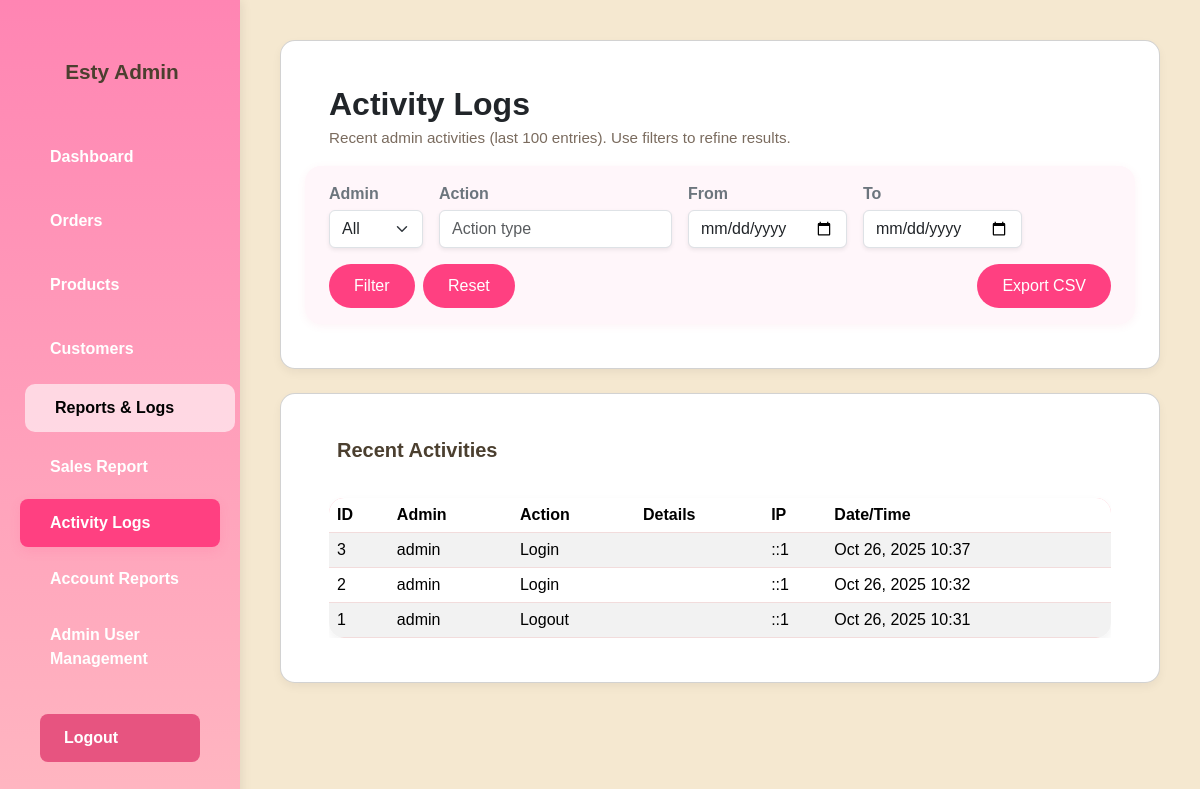
Before: /ESTY/admin/activity_logs.php (signed in) with the older database file.
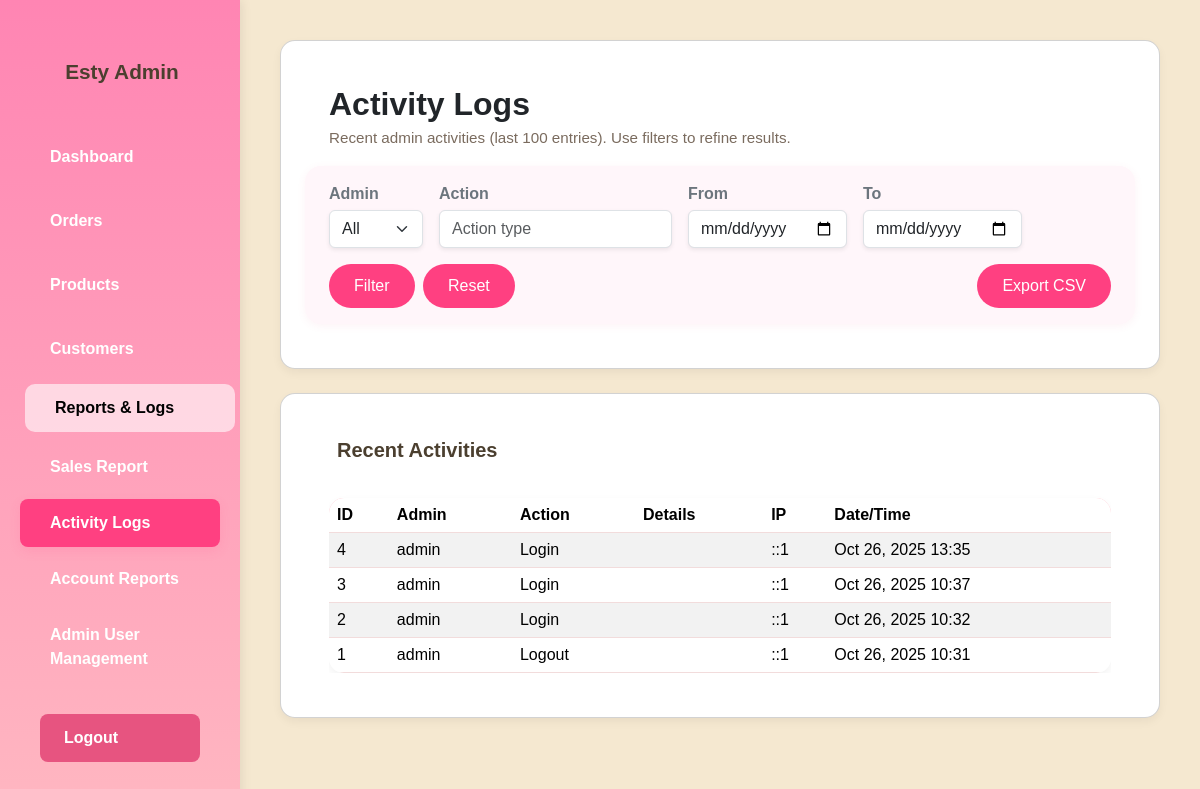
After: the same page with the newer database file.
### tables this page shows
CREATE TABLE `admin_activity_logs` (
  `id` int(11) NOT NULL,
  `admin_username` varchar(50) NOT NULL,
  `action` varchar(100) NOT NULL,
  `details` text DEFAULT NULL,
  `ip_address` varchar(45) DEFAULT NULL,
  `created_at` timestamp NOT NULL DEFAULT current_timestamp()
);

### ESTY/admin/activity_logs.php (the view, shortened to what this page needs)
<?php
require_once '../db.php';
$logs = [];
$admin_filter = $_GET['admin'] ?? '';
$action_filter = $_GET['action'] ?? '';
$date_from = $_GET['date_from'] ?? '';
$date_to = $_GET['date_to'] ?? '';
$sql = "SELECT l.id, l.admin_username, l.action, l.details, l.ip_address, l.created_at FROM admin_activity_logs l";
$sql .= " ORDER BY l.created_at DESC LIMIT 100";
$stmt = $conn->prepare($sql);
$stmt->execute();
$res = $stmt->get_result();
while ($row = $res->fetch_assoc()) $logs[] = $row;
include 'sidebar.php';
?>
<!DOCTYPE html>
<html lang='en'>
<head>
  <link href='https://cdn.jsdelivr.net/npm/bootstrap@5.3.3/dist/css/bootstrap.min.css' rel='stylesheet'>
  <link rel='stylesheet' href='admin-style.css'>
</head>
<body>
<div class='main-content'>
  <div class='card mb-4'>
    <div class='d-flex flex-column flex-md-row justify-content-between align-items-md-center gap-2 p-3 pb-0'>
      <div>
        <h2 class='fw-bold mb-1'>Activity Logs</h2>
        <p class='muted mb-0'>Recent admin activities (last 100 entries). Use filters to refine results.</p>
      </div>
    </div>
  <form class='row row-cols-1 row-cols-md-auto g-3 align-items-end px-3 pb-3' method='get' style='background: #fff6fa; border-radius: 1rem; box-shadow: 0 2px 8px rgba(231,84,128,0.07); margin-top: 1rem;'>
      <div class='col'>
        <label class='form-label mb-1 fw-semibold text-secondary'>Admin</label>
        <select name='admin' class='form-select shadow-sm'>
          <option value=''>All</option>
        </select>
      </div>
      <div class='col'>
        <label class='form-label mb-1 fw-semibold text-secondary'>Action</label>
        <input type='text' name='action' class='form-control shadow-sm' value='<?= htmlspecialchars($action_filter) ?>' placeholder='Action type'>
      </div>
      <div class='col'>
        <label class='form-label mb-1 fw-semibold text-secondary'>From</label>
        <input type='date' name='date_from' class='form-control shadow-sm' value='<?= htmlspecialchars($date_from) ?>'>
      </div>
      <div class='col'>
        <label class='form-label mb-1 fw-semibold text-secondary'>To</label>
        <input type='date' name='date_to' class='form-control shadow-sm' value='<?= htmlspecialchars($date_to) ?>'>
      </div>
      <div class='col'>
        <button type='submit' class='btn btn-primary px-4'><i class='bi bi-funnel'></i> Filter</button>
        <a href='activity_logs.php' class='btn btn-outline-secondary ms-1'>Reset</a>
      </div>
      <div class='col ms-md-auto'>
        <a class='btn btn-outline-secondary' href='activity_logs.php?admin=<?= urlencode($admin_filter) ?>&action=<?= urlencode($action_filter) ?>&date_from=<?= urlencode($date_from) ?>&date_to=<?= urlencode($date_to) ?>&export=csv'>Export CSV</a>
      </div>
    </form>
  </div>
  <div class='card'>
    <div class='card-body'>
      <h5 class='mb-3'><i class='bi bi-clock-history me-2'></i>Recent Activities</h5>
      <div class='table-responsive'>
        <table class='table table-striped align-middle mb-0'>
          <thead>
            <tr>
              <th>ID</th>
              <th>Admin</th>
              <th>Action</th>
              <th>Details</th>
              <th>IP</th>
              <th>Date/Time</th>
            </tr>
          </thead>
          <tbody>
            <?php if (empty($logs)): ?>
              <tr><td colspan='6' class='text-center text-muted py-4'>No activity logs found.</td></tr>
            <?php else: foreach ($logs as $log): ?>
              <tr>
                <td><?= (int)$log['id'] ?></td>
                <td><?= htmlspecialchars($log['admin_username'] ?? 'Unknown') ?></td>
                <td><?= htmlspecialchars($log['action']) ?></td>
                <td><?= htmlspecialchars($log['details'] ?? '') ?></td>
                <td><?= htmlspecialchars($log['ip_address'] ?? '') ?></td>
                <td><?= date('M d, Y H:i', strtotime($log['created_at'])) ?></td>
              </tr>
            <?php endforeach; endif; ?>
          </tbody>
        </table>
      </div>
    </div>
  </div>
</div>
</body>
</html>

### ESTY/admin/sidebar.php (shortened to what this page needs)
<?php
$current_page = basename($_SERVER['PHP_SELF']);
?>
<div class="sidebar">
  <h4><i class="bi bi-flower1 me-1"></i>Esty Admin</h4>
  <a href="dashboard.php" class="<?= ($current_page == 'dashboard.php') ? 'active' : ''; ?>">
    <i class="bi bi-speedometer2"></i> <span>Dashboard</span>
  </a>
  <a href="orders.php" class="<?= ($current_page == 'orders.php') ? 'active' : ''; ?>">
    <i class="bi bi-receipt"></i> <span>Orders</span>
  </a>
  <a href="products.php" class="<?= ($current_page == 'products.php') ? 'active' : ''; ?>">
    <i class="bi bi-box-seam"></i> <span>Products</span>
  </a>
  <a href="customers.php" class="<?= ($current_page == 'customers.php') ? 'active' : ''; ?>">
    <i class="bi bi-people"></i> <span>Customers</span>
  </a>
  <button class="collapse-menu" id="reportsToggle">
    <div>
      <i class="bi bi-bar-chart"></i> <span>Reports & Logs</span>
    </div>
  </button>
  <div class="collapse" id="reportsMenu">
    <a href="sales_report.php" class="<?= ($current_page == 'sales_report.php') ? 'active' : ''; ?>">
      <i class="bi bi-graph-up"></i> Sales Report
    </a>
    <a href="activity_logs.php" class="<?= ($current_page == 'activity_logs.php') ? 'active' : ''; ?>">
      <i class="bi bi-journal-text"></i> Activity Logs
    </a>
    <a href="account_report.php" class="<?= ($current_page == 'account_report.php') ? 'active' : ''; ?>">
      <i class="bi bi-person-lines-fill"></i> Account Reports
    </a>
      <a href="admin_users.php" class="<?= ($current_page == 'admin_users.php') ? 'active' : ''; ?>">
        <i class="bi bi-shield-lock"></i> Admin User Management
      </a>
  </div>
  <div class="logout-btn">
    <a href="logout.php"><i class="bi bi-box-arrow-right me-1"></i>Logout</a>
  </div>
</div>

### ESTY/admin/admin-style.css (style rules this page uses)
body { background-color: #F5E8D0; color: #4B3F2F; font-family: 'Arial', sans-serif; margin: 0; display: flex; min-height: 100vh; }
.sidebar { width: 240px; background-color: #ffb6c1; color: #4B3F2F; height: 100vh; position: fixed; top: 0; left: 0; padding: 30px 15px; box-shadow: 2px 0 10px rgba(0,0,0,0.05); z-index: 1000; }
.sidebar h4 { text-align: center; margin-bottom: 40px; font-weight: bold; font-size: 1.3rem; color: #4B3F2F; }
.sidebar a { display: block; color: #4B3F2F; padding: 14px 18px; text-decoration: none; transition: background-color 0.2s ease, color 0.2s ease; border-radius: 10px; margin: 8px 5px; font-size: 1rem; }
.sidebar a.active, .sidebar a.active * { background-color: #ff4081 !important; color: #fff !important; font-weight: 700; box-shadow: 0 4px 12px rgba(255,64,129,0.12); }
.main-content { margin-left: 240px; padding: 48px 56px; flex: 1; overflow-y: auto; }
.card { background: #ffffff; border-radius: 15px; box-shadow: 0 4px 10px rgba(0,0,0,0.05); padding: 28px 32px; margin-bottom: 30px; transition: transform 0.3s ease, box-shadow 0.3s ease; }
.card h5 { color: #4B3F2F; font-weight: 600; }
table { width: 100%; background-color: #fff; border-radius: 10px; overflow: hidden; margin-top: 20px; }
thead { background-color: #ffb6c1; color: #4B3F2F; }
th, td { padding: 14px 16px; border-bottom: 1px solid #f2dcdc; }
.btn { background-color: #ff4081; color: #fff; border: none; border-radius: 25px; padding: 10px 25px; transition: all 0.3s ease; }
.muted { color: #7a6b5e; font-size: 0.95rem; }
body { background-color: #fdf6f9 !important; font-family: 'Arial', sans-serif !important; color: #4B3F2F !important; margin: 0; }
.sidebar { position: fixed !important; top: 0; left: 0; width: 240px; height: 100vh; background: linear-gradient(180deg, #ff85b3, #ffb6c1) !important; color: #fff !important; padding-top: 60px; box-shadow: 2px 0 10px rgba(0, 0, 0, 0.08); z-index: 1000; }
.sidebar h4 { text-align: center; font-weight: bold; margin-bottom: 40px; }
.sidebar a { display: flex; align-items: center; color: #fff !important; padding: 12px 20px; text-decoration: none; border-radius: 8px; transition: all 0.3s ease; }
.sidebar a.active { background: rgba(255, 255, 255, 0.25); font-weight: bold; }
.main-content { margin-left: 240px !important; padding: 40px !important; background-color: #F5E8D0; min-height: 100vh; box-sizing: border-box; }
.card, .table { background: #fff; border-radius: 15px; box-shadow: 0 4px 10px rgba(0, 0, 0, 0.05); }
.btn-primary, .btn-add { background-color: #ff4081 !important; border: none !important; color: white !important; border-radius: 25px !important; padding: 10px 25px !important; transition: all 0.3s ease; }

### ESTY/admin/sidebar.php (style rules this page uses)
.sidebar { width: 250px; background: linear-gradient(180deg, #ffb6c1 0%, #ffe6ec 100%); height: 100vh; position: fixed; left: 0; top: 0; padding: 20px 0; display: flex; flex-direction: column; box-shadow: 4px 0 15px rgba(0,0,0,0.05); transition: all 0.3s ease; overflow-y: auto; }
.sidebar h4 { font-weight: 700; color: #4B3F2F; text-align: center; margin-bottom: 25px; }
.sidebar a { display: flex; align-items: center; color: #4B3F2F; text-decoration: none; padding: 12px 20px; font-weight: 600; transition: all 0.3s ease; border-radius: 10px; margin: 3px 10px; }
.sidebar a.active { background-color: #fff; color: #e75480; box-shadow: inset 0 0 8px rgba(231,84,128,0.2); }
.logout-btn { margin-top: auto; padding: 15px 20px; text-align: center; }
.logout-btn a { background-color: #e75480; color: white; border-radius: 25px; padding: 10px 20px; display: inline-block; transition: 0.3s; }
.collapse-menu { background: transparent; border: none; width: 100%; text-align: left; color: white; font-weight: 600; padding: 12px 20px; border-radius: 10px; margin: 3px 10px; transition: all 0.3s ease; display: flex; align-items: center; justify-content: space-between; }
.collapse-menu.active { background-color: rgba(255, 255, 255, 0.6); color: black; }
.collapse a { font-size: 0.9rem; padding-left: 50px; }

Changed rows visible on the page:
added admin_activity_logs: id "4", admin_username "admin", action "Login", ip_address "::1", created_at "Oct 26, 2025 13:35"
